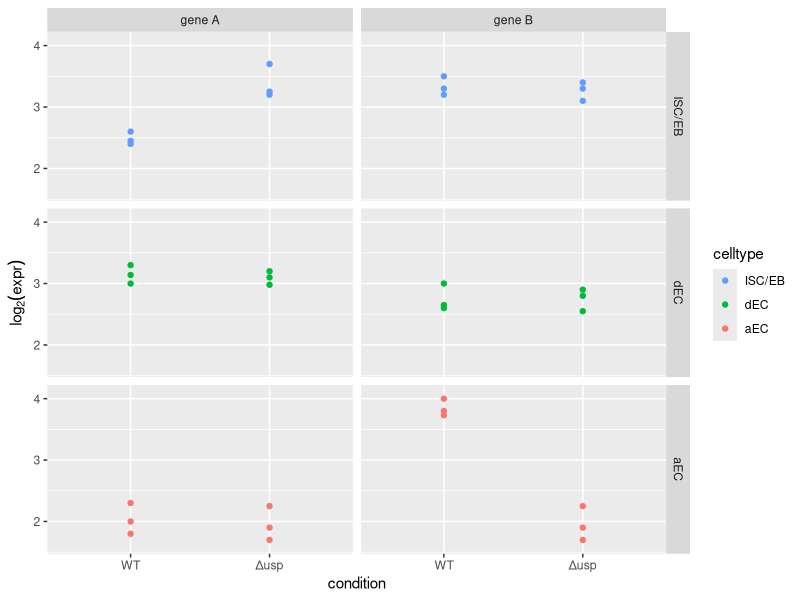

The R script that drew this image:
## ---- chunk 1
#| label: init
#| echo: false
#| cache: false
## Set default options for code chunks
knitr::opts_chunk$set(cache = FALSE)
## ---- chunk 2
#| label: loadpkgs
#| message: false
#| cache: false
library("ggplot2")
library("dplyr")
## ---- chunk 3
#| label: data
#| echo: FALSE
x = read.csv(textConnection(
"gene, celltype, condition, value
 gene A, A,     WT,     2.0
 gene A, A,     WT,     1.8
 gene A, A,     WT,     2.3
 gene A, A,     Δusp,   1.9
 gene A, A,     Δusp,   1.7
 gene A, A,     Δusp,   2.25
 gene A, B,     WT,  3.3            
 gene A, B,     WT,  3.14
 gene A, B,     WT,  3.0
 gene A, B,     Δusp,  3.2
 gene A, B,     Δusp,  2.98
 gene A, B,     Δusp,  3.1
 gene A, C,     WT,     2.4
 gene A, C,     WT,     2.6
 gene A, C,     WT,     2.45
 gene A, C,     Δusp,    3.2
 gene A, C,     Δusp,    3.7
 gene A, C,     Δusp,    3.25 
 gene B, A,     WT,     4.0
 gene B, A,     WT,     3.8
 gene B, A,     WT,     3.73
 gene B, A,     Δusp,   1.9
 gene B, A,     Δusp,   1.7
 gene B, A,     Δusp,   2.25
 gene B, B,     WT,  3.0            
 gene B, B,     WT,  2.6
 gene B, B,     WT,  2.65
 gene B, B,     Δusp,  2.9
 gene B, B,     Δusp,  2.55
 gene B, B,     Δusp,  2.8
 gene B, C,     WT,     3.5
 gene B, C,     WT,     3.3
 gene B, C,     WT,     3.2
 gene B, C,     Δusp,    3.4
 gene B, C,     Δusp,    3.1
 gene B, C,     Δusp,    3.3" 
), strip.white = TRUE, header = TRUE)
x = mutate(x,
  celltype = c(A = "aEC", B = "dEC", C = "ISC/EB")[celltype] |> factor(levels = c("ISC/EB", "dEC", "aEC"))
  )
stopifnot(is.numeric(x$value), !any(is.na(x$celltype)))
## ---- chunk 4
#| label: fig_scatter
#| fig-width: 4
#| fig-height: 5
#| fig-dpi: 600
#| out-width: "400px"

ggplot(x, aes(x = condition, y = value, col = celltype)) + geom_point() +
  facet_grid(cols = vars(gene), rows = vars(celltype)) + ylab(expression(log[2](expr))) +
  scale_color_manual(values = c("aEC" = "#F8766D", "LFC/pEC" = "#B79F00", "ISC/EB" = "#619CFF", "dEC" =  "#00BA38")) +
  scale_y_continuous(breaks = seq(2, 4, 1), limits = c(1.6, 4.1)) 
